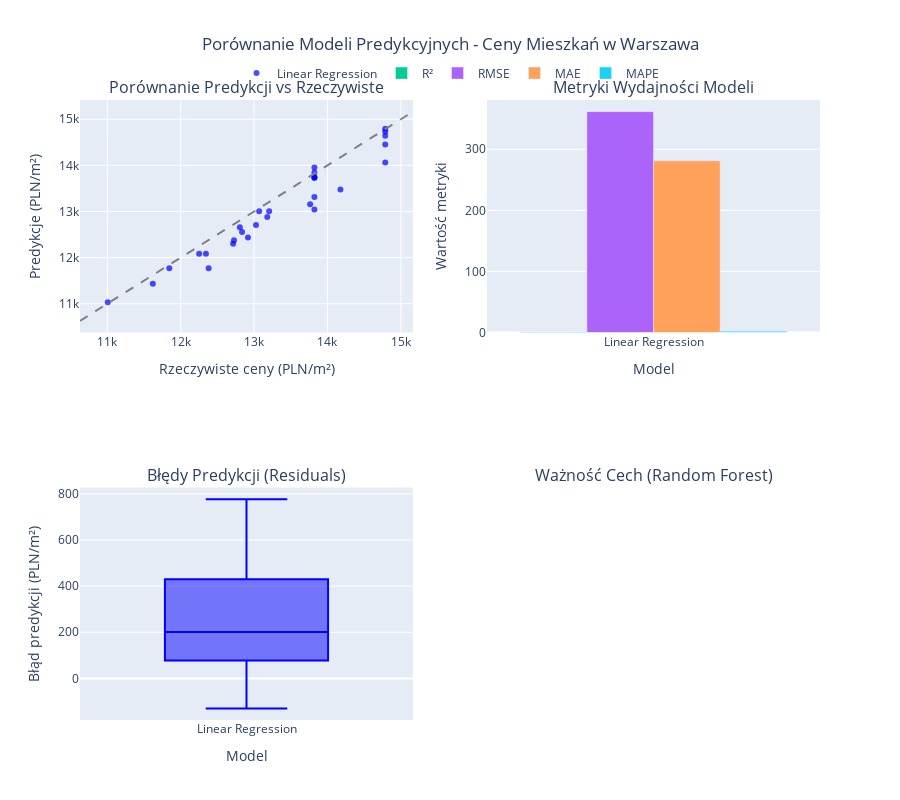
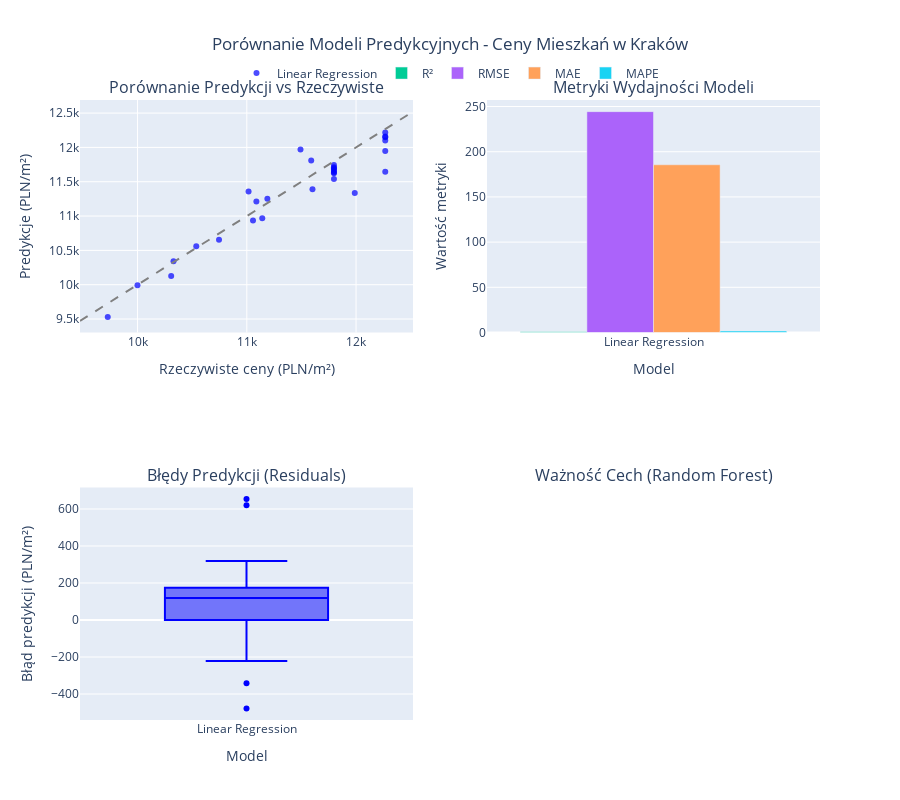
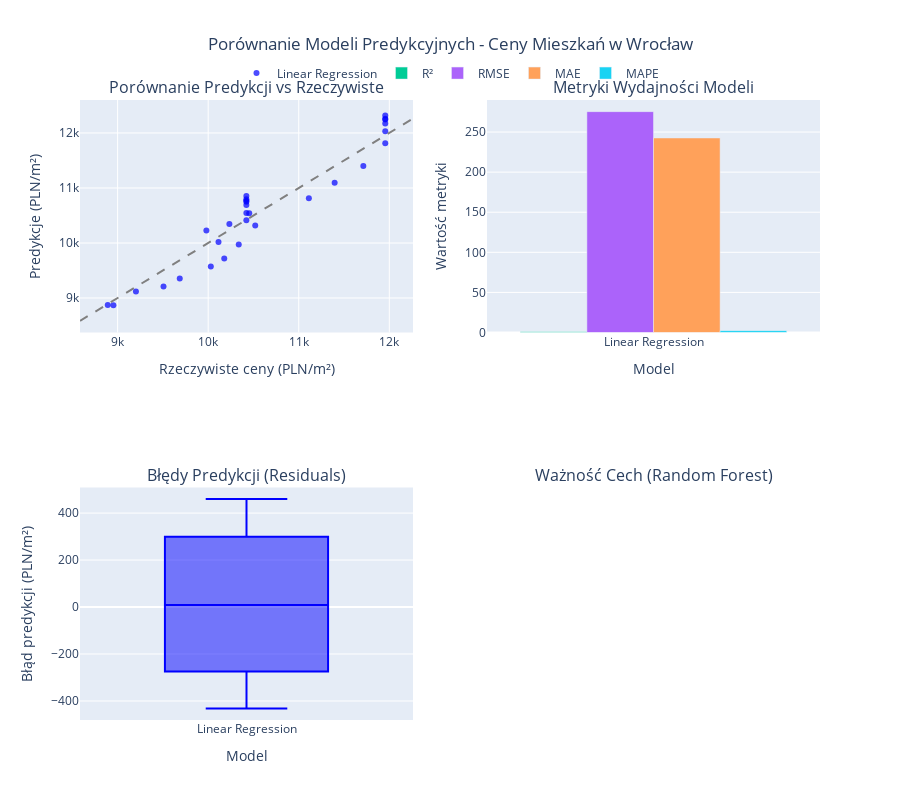

The code cell stored with these charts, in order, in its notebook:
### Markdown cell above
## Komórka 7: Modele uczenia maszynowego dla danych w nowym formacie

### Code cell
# Komórka 7: Modele uczenia maszynowego dla danych w nowym formacie

def przygotuj_dane_do_modelowania(df, miasto_target='Warszawa'):
    """
    Przygotowuje dane do modelowania ML w formacie długim
    """
    print(f"🤖 Przygotowywanie danych do modelowania dla miasta {miasto_target}...")
    
    # Filtrujemy dane dla wybranego miasta i typu ceny (transakcyjne)
    dane_miasta = df[(df['miasto'] == miasto_target) & (df['typ_ceny'] == 'transakcyjna')].copy()
    
    # Sprawdzamy, czy mamy wystarczającą liczbę obserwacji
    if len(dane_miasta) < 20:
        print(f"⚠️ Zbyt mało danych dla miasta {miasto_target}: {len(dane_miasta)} obserwacji")
        print("Używamy minimum 20 obserwacji dla wiarygodnego modelowania")
        return None, None, None, None
    
    # Usuwamy rekordy z brakującymi wartościami w kluczowych kolumnach
    dane_miasta = dane_miasta.dropna(subset=['cena_m2', 'CPI_Y2Y', 'WIBOR'])
    
    # Kodowanie zmiennych kategorycznych
    le_rynek = LabelEncoder()
    dane_miasta['rynek_encoded'] = le_rynek.fit_transform(dane_miasta['rynek'])
    
    # Wybór cech do modelowania
    cechy = [
        'rok', 'kwartal_num', 'indeks_czasowy', 'CPI_Y2Y', 'WIBOR', 
        'rynek_encoded', 'rok_kwadrat'
    ]
    
    # Dodaj cechy lagowane jeśli dostępne
    for col in ['cena_lag1', 'cena_lag4', 'cena_ma4']:
        if col in dane_miasta.columns and dane_miasta[col].notna().sum() > len(dane_miasta) * 0.8:
            cechy.append(col)
    
    # Usuwamy rekordy z NaN w cechach
    dane_kompletne = dane_miasta.dropna(subset=cechy + ['cena_m2'])
    
    # Sortujemy dane według czasu
    dane_kompletne = dane_kompletne.sort_values('Data')
    
    X = dane_kompletne[cechy]
    y = dane_kompletne['cena_m2']
    
    print(f"📊 Przygotowano {len(X)} próbek z {len(cechy)} cechami")
    print(f"📋 Cechy: {cechy}")
    
    return X, y, dane_kompletne, le_rynek

def trenuj_modele_ml(X, y):
    """
    Trenuje różne modele ML i porównuje ich wydajność
    """
    if X is None or y is None:
        print("❌ Brak danych do trenowania modeli")
        return None, None, None, None
    
    print("🏋️ Trenowanie modeli uczenia maszynowego...")
    
    # Podział danych (uwaga na kolejność czasową)
    n_train = int(len(X) * 0.8)
    X_train, X_test = X.iloc[:n_train], X.iloc[n_train:]
    y_train, y_test = y.iloc[:n_train], y.iloc[n_train:]
    
    print(f"📊 Dane treningowe: {len(X_train)} próbek, testowe: {len(X_test)} próbek")
    
    # Skalowanie cech
    scaler = StandardScaler()
    X_train_scaled = scaler.fit_transform(X_train)
    X_test_scaled = scaler.transform(X_test)
    
    # Słownik modeli
    modele = {
        'Linear Regression': LinearRegression()
    }
    
    # Trenowanie i ewaluacja modeli
    wyniki_modeli = {}
    
    for nazwa_modelu, model in modele.items():
        print(f"🔧 Trenowanie {nazwa_modelu}...")
        
        if nazwa_modelu == 'Linear Regression':
            # Użyj skalowanych danych dla regresji liniowej
            model.fit(X_train_scaled, y_train)
            y_pred = model.predict(X_test_scaled)
        else:
            # Użyj oryginalnych danych dla modeli drzewiastych
            model.fit(X_train, y_train)
            y_pred = model.predict(X_test)
        
        # Oblicz metryki
        mse = mean_squared_error(y_test, y_pred)
        rmse = np.sqrt(mse)
        mae = mean_absolute_error(y_test, y_pred)
        r2 = r2_score(y_test, y_pred)
        
        # Oblicz błąd względny (MAPE)
        mape = np.mean(np.abs((y_test - y_pred) / y_test)) * 100
        
        wyniki_modeli[nazwa_modelu] = {
            'model': model,
            'predictions': y_pred,
            'mse': mse,
            'rmse': rmse,
            'mae': mae,
            'r2': r2,
            'mape': mape
        }
        
        print(f"✅ {nazwa_modelu} - R²: {r2:.4f}, RMSE: {rmse:.0f}, MAE: {mae:.0f}, MAPE: {mape:.2f}%")
    
    return wyniki_modeli, X_test, y_test, scaler

def wizualizacja_porownania_modeli(wyniki_modeli, X_test, y_test, miasto='Warszawa'):
    """
    Tworzy wizualizację porównania modeli
    """
    if wyniki_modeli is None:
        print("❌ Brak wyników modeli do wizualizacji")
        return None
    
    print("📊 Tworzenie wizualizacji porównania modeli...")
    
    fig = make_subplots(
        rows=2, cols=2,
        subplot_titles=(
            'Porównanie Predykcji vs Rzeczywiste',
            'Metryki Wydajności Modeli',
            'Błędy Predykcji (Residuals)',
            'Ważność Cech (Random Forest)'
        )
    )
    
    kolory_modeli = ['blue', 'green', 'red']
    
    # 1. Predykcje vs rzeczywiste wartości
    for i, (nazwa, wyniki) in enumerate(wyniki_modeli.items()):
        fig.add_trace(
            go.Scatter(
                x=y_test,
                y=wyniki['predictions'],
                mode='markers',
                name=nazwa,
                marker=dict(color=kolory_modeli[i], size=6, opacity=0.7)
            ),
            row=1, col=1
        )
    
    # Dodaj linię idealną
    min_val, max_val = y_test.min(), y_test.max()
    buffer = (max_val - min_val) * 0.1
    fig.add_trace(
        go.Scatter(
            x=[min_val - buffer, max_val + buffer],
            y=[min_val - buffer, max_val + buffer],
            mode='lines',
            name='Idealna predykcja',
            line=dict(dash='dash', color='gray'),
            showlegend=False
        ),
        row=1, col=1
    )
    
    # 2. Metryki wydajności
    metryki = ['R²', 'RMSE', 'MAE', 'MAPE']
    nazwy_modeli = list(wyniki_modeli.keys())
    
    for i, metryka in enumerate(['r2', 'rmse', 'mae', 'mape']):
        wartosci = [wyniki_modeli[model][metryka] for model in nazwy_modeli]
        fig.add_trace(
            go.Bar(
                x=nazwy_modeli,
                y=wartosci,
                name=metryki[i],
                showlegend=True
            ),
            row=1, col=2
        )
    
    # 3. Rozkład błędów
    for i, (nazwa, wyniki) in enumerate(wyniki_modeli.items()):
        bledy = y_test - wyniki['predictions']
        fig.add_trace(
            go.Box(
                y=bledy,
                name=nazwa,
                marker_color=kolory_modeli[i],
                showlegend=False
            ),
            row=2, col=1
        )
    
    # 4. Ważność cech (tylko dla Random Forest)
    if 'Random Forest' in wyniki_modeli:
        rf_model = wyniki_modeli['Random Forest']['model']
        waznosci = rf_model.feature_importances_
        nazwy_cech = X_test.columns
        
        # Sortuj według ważności
        cecha_waznosc = list(zip(nazwy_cech, waznosci))
        cecha_waznosc.sort(key=lambda x: x[1], reverse=True)
        
        fig.add_trace(
            go.Bar(
                x=[w for _, w in cecha_waznosc],
                y=[c for c, _ in cecha_waznosc],
                orientation='h',
                marker_color='lightgreen',
                showlegend=False
            ),
            row=2, col=2
        )
    
    # Aktualizacja layoutu
    fig.update_layout(
        height=800,
        title_text=f"Porównanie Modeli Predykcyjnych - Ceny Mieszkań w {miasto}",
        title_x=0.5,
        legend=dict(
            orientation="h",
            yanchor="bottom",
            y=1.02,
            xanchor="center",
            x=0.5
        )
    )
    
    # Aktualizacja etykiet osi
    fig.update_xaxes(title_text="Rzeczywiste ceny (PLN/m²)", row=1, col=1)
    fig.update_yaxes(title_text="Predykcje (PLN/m²)", row=1, col=1)
    
    fig.update_xaxes(title_text="Model", row=1, col=2)
    fig.update_yaxes(title_text="Wartość metryki", row=1, col=2)
    
    fig.update_xaxes(title_text="Model", row=2, col=1)
    fig.update_yaxes(title_text="Błąd predykcji (PLN/m²)", row=2, col=1)
    
    fig.update_xaxes(title_text="Ważność", row=2, col=2)
    fig.update_yaxes(title_text="Cecha", row=2, col=2)
    
    return fig

# Zdefiniuj listę miast do analizy
miasta_do_analizy = ['Warszawa', 'Kraków', 'Wrocław']

# Trenowanie modeli i tworzenie prognoz dla wybranych miast
for miasto in miasta_do_analizy:
    print(f"\n{'='*50}")
    print(f"ANALIZA DLA MIASTA: {miasto}")
    print(f"{'='*50}")
    
    # Przygotuj dane
    X, y, dane_kompletne, le_rynek = przygotuj_dane_do_modelowania(df_mieszkania_clean, miasto_target=miasto)
    
    if X is not None and y is not None:
        # Trenuj modele
        wyniki_modeli, X_test, y_test, scaler = trenuj_modele_ml(X, y)
        
        if wyniki_modeli is not None:
            # Wizualizacja porównania modeli
            wykres_modeli = wizualizacja_porownania_modeli(wyniki_modeli, X_test, y_test, miasto=miasto)
            wykres_modeli.show()
            
            # Podsumowanie wyników
            print(f"\n🏆 PODSUMOWANIE WYDAJNOŚCI MODELI dla {miasto}:")
            print("="*60)
            for nazwa, wyniki in wyniki_modeli.items():
                print(f"{nazwa:20} | R²: {wyniki['r2']:6.4f} | RMSE: {wyniki['rmse']:7.0f} | MAE: {wyniki['mae']:6.0f} | MAPE: {wyniki['mape']:5.2f}%")

### Figure 1 — Plotly figure (JSON) as saved in the notebook; plotly's stock layout.template omitted (floating-point values rounded to 4 significant figures)
{"data": [{"marker": {"color": "blue", "opacity": 0.7, "size": 6}, "mode": "markers", "name": "Linear Regression", "type": "scatter", "x": [11010.0, 11620.0, 11840.0, 12250.0, 12380.0, 12710.0, 12340.0, 12920.0, 12730.0, 13030.0, 12840.0, 13070.0, 12810.0, 13210.0, 13180.0, 13760.0, 13820.0, 13820.0, 14180.0, 14790.0, 13820.0, 14790.0, 13820.0, 14790.0, 13820.0, 14790.0, 13820.0, 13820.0, 14790.0], "xaxis": "x", "y": [11030.0, 11430.0, 11770.0, 12080.0, 11770.0, 12300.0, 12080.0, 12430.0, 12370.0, 12710.0, 12560.0, 13010.0, 12660.0, 13000.0, 12880.0, 13160.0, 13040.0, 13310.0, 13480.0, 14060.0, 13740.0, 14450.0, 13840.0, 14640.0, 13720.0, 14730.0, 13740.0, 13950.0, 14790.0], "yaxis": "y"}, {"line": {"color": "gray", "dash": "dash"}, "mode": "lines", "name": "Idealna predykcja", "showlegend": false, "type": "scatter", "x": [10630.0, 15170.0], "xaxis": "x", "y": [10630.0, 15170.0], "yaxis": "y"}, {"name": "R²", "showlegend": true, "type": "bar", "x": ["Linear Regression"], "xaxis": "x2", "y": [0.8666], "yaxis": "y2"}, {"name": "RMSE", "showlegend": true, "type": "bar", "x": ["Linear Regression"], "xaxis": "x2", "y": [361.6], "yaxis": "y2"}, {"name": "MAE", "showlegend": true, "type": "bar", "x": ["Linear Regression"], "xaxis": "x2", "y": [281.0], "yaxis": "y2"}, {"name": "MAPE", "showlegend": true, "type": "bar", "x": ["Linear Regression"], "xaxis": "x2", "y": [2.098], "yaxis": "y2"}, {"marker": {"color": "blue"}, "name": "Linear Regression", "showlegend": false, "type": "box", "xaxis": "x3", "y": [-27.31, 187.5, 76.88, 166.6, 610.6, 412.7, 260.4, 482.0, 352.8, 318.3, 278.6, 63.13, 149.5, 201.5, 298.7, 606.3, 776.9, 508.7, 698.9, 724.1, 78.61, 337.0, -21.61, 143.0, 97.21, 54.24, 80.44, -129.6, -4.919], "yaxis": "y3"}], "layout": {"annotations": [{"font": {"size": 16}, "showarrow": false, "text": "Porównanie Predykcji vs Rzeczywiste", "x": 0.225, "xanchor": "center", "xref": "paper", "y": 1, "yanchor": "bottom", "yref": "paper"}, {"font": {"size": 16}, "showarrow": false, "text": "Metryki Wydajności Modeli", "x": 0.775, "xanchor": "center", "xref": "paper", "y": 1, "yanchor": "bottom", "yref": "paper"}, {"font": {"size": 16}, "showarrow": false, "text": "Błędy Predykcji (Residuals)", "x": 0.225, "xanchor": "center", "xref": "paper", "y": 0.375, "yanchor": "bottom", "yref": "paper"}, {"font": {"size": 16}, "showarrow": false, "text": "Ważność Cech (Random Forest)", "x": 0.775, "xanchor": "center", "xref": "paper", "y": 0.375, "yanchor": "bottom", "yref": "paper"}], "height": 800, "legend": {"orientation": "h", "x": 0.5, "xanchor": "center", "y": 1.02, "yanchor": "bottom"}, "title": {"text": "Porównanie Modeli Predykcyjnych - Ceny Mieszkań w Warszawa", "x": 0.5}, "xaxis": {"anchor": "y", "domain": [0, 0.45], "title": {"text": "Rzeczywiste ceny (PLN/m²)"}}, "xaxis2": {"anchor": "y2", "domain": [0.55, 1], "title": {"text": "Model"}}, "xaxis3": {"anchor": "y3", "domain": [0, 0.45], "title": {"text": "Model"}}, "xaxis4": {"anchor": "y4", "domain": [0.55, 1], "title": {"text": "Ważność"}}, "yaxis": {"anchor": "x", "domain": [0.625, 1], "title": {"text": "Predykcje (PLN/m²)"}}, "yaxis2": {"anchor": "x2", "domain": [0.625, 1], "title": {"text": "Wartość metryki"}}, "yaxis3": {"anchor": "x3", "domain": [0, 0.375], "title": {"text": "Błąd predykcji (PLN/m²)"}}, "yaxis4": {"anchor": "x4", "domain": [0, 0.375], "title": {"text": "Cecha"}}}}

### Figure 2 — Plotly figure (JSON) as saved in the notebook; plotly's stock layout.template omitted (floating-point values rounded to 4 significant figures)
{"data": [{"marker": {"color": "blue", "opacity": 0.7, "size": 6}, "mode": "markers", "name": "Linear Regression", "type": "scatter", "x": [9727.0, 10310.0, 9999.0, 10330.0, 10540.0, 10750.0, 11140.0, 11060.0, 11600.0, 11090.0, 11800.0, 11020.0, 11490.0, 11190.0, 11590.0, 11990.0, 11800.0, 11800.0, 12270.0, 12270.0, 11800.0, 12270.0, 11800.0, 12270.0, 11800.0, 12270.0, 11800.0, 11800.0, 12270.0], "xaxis": "x", "y": [9528.0, 10130.0, 9994.0, 10340.0, 10560.0, 10660.0, 10970.0, 10930.0, 11390.0, 11210.0, 11710.0, 11360.0, 11970.0, 11250.0, 11810.0, 11330.0, 11630.0, 11540.0, 11650.0, 11950.0, 11620.0, 12220.0, 11660.0, 12160.0, 11680.0, 12100.0, 11690.0, 11740.0, 12150.0], "yaxis": "y"}, {"line": {"color": "gray", "dash": "dash"}, "mode": "lines", "name": "Idealna predykcja", "showlegend": false, "type": "scatter", "x": [9473.0, 12520.0], "xaxis": "x", "y": [9473.0, 12520.0], "yaxis": "y"}, {"name": "R²", "showlegend": true, "type": "bar", "x": ["Linear Regression"], "xaxis": "x2", "y": [0.8838], "yaxis": "y2"}, {"name": "RMSE", "showlegend": true, "type": "bar", "x": ["Linear Regression"], "xaxis": "x2", "y": [244.4], "yaxis": "y2"}, {"name": "MAE", "showlegend": true, "type": "bar", "x": ["Linear Regression"], "xaxis": "x2", "y": [185.6], "yaxis": "y2"}, {"name": "MAPE", "showlegend": true, "type": "bar", "x": ["Linear Regression"], "xaxis": "x2", "y": [1.6], "yaxis": "y2"}, {"marker": {"color": "blue"}, "name": "Linear Regression", "showlegend": false, "type": "box", "xaxis": "x3", "y": [199.1, 179.1, 5.727, -14.07, -23.14, 89.57, 173.6, 121.8, 208.9, -123.0, 84.92, -341.6, -477.5, -64.82, -221.3, 653.5, 164.5, 256.4, 621.0, 318.8, 173.4, 49.84, 141.8, 109.1, 120.7, 168.1, 102.9, 53.93, 119.1], "yaxis": "y3"}], "layout": {"annotations": [{"font": {"size": 16}, "showarrow": false, "text": "Porównanie Predykcji vs Rzeczywiste", "x": 0.225, "xanchor": "center", "xref": "paper", "y": 1, "yanchor": "bottom", "yref": "paper"}, {"font": {"size": 16}, "showarrow": false, "text": "Metryki Wydajności Modeli", "x": 0.775, "xanchor": "center", "xref": "paper", "y": 1, "yanchor": "bottom", "yref": "paper"}, {"font": {"size": 16}, "showarrow": false, "text": "Błędy Predykcji (Residuals)", "x": 0.225, "xanchor": "center", "xref": "paper", "y": 0.375, "yanchor": "bottom", "yref": "paper"}, {"font": {"size": 16}, "showarrow": false, "text": "Ważność Cech (Random Forest)", "x": 0.775, "xanchor": "center", "xref": "paper", "y": 0.375, "yanchor": "bottom", "yref": "paper"}], "height": 800, "legend": {"orientation": "h", "x": 0.5, "xanchor": "center", "y": 1.02, "yanchor": "bottom"}, "title": {"text": "Porównanie Modeli Predykcyjnych - Ceny Mieszkań w Kraków", "x": 0.5}, "xaxis": {"anchor": "y", "domain": [0, 0.45], "title": {"text": "Rzeczywiste ceny (PLN/m²)"}}, "xaxis2": {"anchor": "y2", "domain": [0.55, 1], "title": {"text": "Model"}}, "xaxis3": {"anchor": "y3", "domain": [0, 0.45], "title": {"text": "Model"}}, "xaxis4": {"anchor": "y4", "domain": [0.55, 1], "title": {"text": "Ważność"}}, "yaxis": {"anchor": "x", "domain": [0.625, 1], "title": {"text": "Predykcje (PLN/m²)"}}, "yaxis2": {"anchor": "x2", "domain": [0.625, 1], "title": {"text": "Wartość metryki"}}, "yaxis3": {"anchor": "x3", "domain": [0, 0.375], "title": {"text": "Błąd predykcji (PLN/m²)"}}, "yaxis4": {"anchor": "x4", "domain": [0, 0.375], "title": {"text": "Cecha"}}}}

### Figure 3 — Plotly figure (JSON) as saved in the notebook; plotly's stock layout.template omitted (floating-point values rounded to 4 significant figures)
{"data": [{"marker": {"color": "blue", "opacity": 0.7, "size": 6}, "mode": "markers", "name": "Linear Regression", "type": "scatter", "x": [8891.0, 9507.0, 8953.0, 9202.0, 10030.0, 9686.0, 10340.0, 10180.0, 10520.0, 10110.0, 10450.0, 9980.0, 11110.0, 10230.0, 11400.0, 10420.0, 11710.0, 11960.0, 10420.0, 10420.0, 11960.0, 10420.0, 11960.0, 10420.0, 11960.0, 10420.0, 11960.0, 11960.0, 10420.0], "xaxis": "x", "y": [8874.0, 9208.0, 8868.0, 9118.0, 9572.0, 9355.0, 9971.0, 9718.0, 10320.0, 10020.0, 10540.0, 10230.0, 10810.0, 10350.0, 11100.0, 10410.0, 11400.0, 11810.0, 10540.0, 10690.0, 12030.0, 10750.0, 12170.0, 10770.0, 12240.0, 10790.0, 12260.0, 12320.0, 10850.0], "yaxis": "y"}, {"line": {"color": "gray", "dash": "dash"}, "mode": "lines", "name": "Idealna predykcja", "showlegend": false, "type": "scatter", "x": [8585.0, 12260.0], "xaxis": "x", "y": [8585.0, 12260.0], "yaxis": "y"}, {"name": "R²", "showlegend": true, "type": "bar", "x": ["Linear Regression"], "xaxis": "x2", "y": [0.9096], "yaxis": "y2"}, {"name": "RMSE", "showlegend": true, "type": "bar", "x": ["Linear Regression"], "xaxis": "x2", "y": [275.5], "yaxis": "y2"}, {"name": "MAE", "showlegend": true, "type": "bar", "x": ["Linear Regression"], "xaxis": "x2", "y": [242.6], "yaxis": "y2"}, {"name": "MAPE", "showlegend": true, "type": "bar", "x": ["Linear Regression"], "xaxis": "x2", "y": [2.285], "yaxis": "y2"}, {"marker": {"color": "blue"}, "name": "Linear Regression", "showlegend": false, "type": "box", "xaxis": "x3", "y": [17.16, 298.8, 85.73, 84.69, 457.3, 330.9, 366.3, 459.5, 201.9, 96.41, -88.93, -247.0, 300.8, -112.8, 299.7, 8.737, 315.8, 142.2, -123.1, -269.7, -76.96, -325.9, -218.0, -346.8, -289.6, -371.3, -304.0, -364.1, -431.4], "yaxis": "y3"}], "layout": {"annotations": [{"font": {"size": 16}, "showarrow": false, "text": "Porównanie Predykcji vs Rzeczywiste", "x": 0.225, "xanchor": "center", "xref": "paper", "y": 1, "yanchor": "bottom", "yref": "paper"}, {"font": {"size": 16}, "showarrow": false, "text": "Metryki Wydajności Modeli", "x": 0.775, "xanchor": "center", "xref": "paper", "y": 1, "yanchor": "bottom", "yref": "paper"}, {"font": {"size": 16}, "showarrow": false, "text": "Błędy Predykcji (Residuals)", "x": 0.225, "xanchor": "center", "xref": "paper", "y": 0.375, "yanchor": "bottom", "yref": "paper"}, {"font": {"size": 16}, "showarrow": false, "text": "Ważność Cech (Random Forest)", "x": 0.775, "xanchor": "center", "xref": "paper", "y": 0.375, "yanchor": "bottom", "yref": "paper"}], "height": 800, "legend": {"orientation": "h", "x": 0.5, "xanchor": "center", "y": 1.02, "yanchor": "bottom"}, "title": {"text": "Porównanie Modeli Predykcyjnych - Ceny Mieszkań w Wrocław", "x": 0.5}, "xaxis": {"anchor": "y", "domain": [0, 0.45], "title": {"text": "Rzeczywiste ceny (PLN/m²)"}}, "xaxis2": {"anchor": "y2", "domain": [0.55, 1], "title": {"text": "Model"}}, "xaxis3": {"anchor": "y3", "domain": [0, 0.45], "title": {"text": "Model"}}, "xaxis4": {"anchor": "y4", "domain": [0.55, 1], "title": {"text": "Ważność"}}, "yaxis": {"anchor": "x", "domain": [0.625, 1], "title": {"text": "Predykcje (PLN/m²)"}}, "yaxis2": {"anchor": "x2", "domain": [0.625, 1], "title": {"text": "Wartość metryki"}}, "yaxis3": {"anchor": "x3", "domain": [0, 0.375], "title": {"text": "Błąd predykcji (PLN/m²)"}}, "yaxis4": {"anchor": "x4", "domain": [0, 0.375], "title": {"text": "Cecha"}}}}
